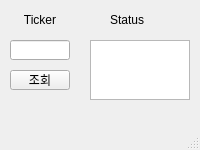
<?xml version="1.0" encoding="UTF-8"?>
<ui version="4.0">
 <class>MainWindow</class>
 <widget class="QMainWindow" name="MainWindow">
  <property name="geometry">
   <rect>
    <x>0</x>
    <y>0</y>
    <width>200</width>
    <height>150</height>
   </rect>
  </property>
  <property name="windowTitle">
   <string>MainWindow</string>
  </property>
  <widget class="QWidget" name="centralwidget">
   <widget class="QPushButton" name="pushButton">
    <property name="geometry">
     <rect>
      <x>10</x>
      <y>70</y>
      <width>60</width>
      <height>20</height>
     </rect>
    </property>
    <property name="text">
     <string>조회</string>
    </property>
   </widget>
   <widget class="QLabel" name="label">
    <property name="geometry">
     <rect>
      <x>10</x>
      <y>10</y>
      <width>60</width>
      <height>20</height>
     </rect>
    </property>
    <property name="text">
     <string>Ticker</string>
    </property>
    <property name="alignment">
     <set>Qt::AlignCenter</set>
    </property>
   </widget>
   <widget class="QLineEdit" name="lineEdit">
    <property name="geometry">
     <rect>
      <x>10</x>
      <y>40</y>
      <width>60</width>
      <height>20</height>
     </rect>
    </property>
   </widget>
   <widget class="QLabel" name="label_2">
    <property name="geometry">
     <rect>
      <x>110</x>
      <y>10</y>
      <width>60</width>
      <height>20</height>
     </rect>
    </property>
    <property name="text">
     <string>Status</string>
    </property>
   </widget>
   <widget class="QTextBrowser" name="textBrowser">
    <property name="geometry">
     <rect>
      <x>90</x>
      <y>40</y>
      <width>100</width>
      <height>60</height>
     </rect>
    </property>
   </widget>
  </widget>
  <widget class="QMenuBar" name="menubar">
   <property name="geometry">
    <rect>
     <x>0</x>
     <y>0</y>
     <width>200</width>
     <height>22</height>
    </rect>
   </property>
  </widget>
  <widget class="QStatusBar" name="statusbar"/>
 </widget>
 <resources/>
 <connections/>
</ui>
